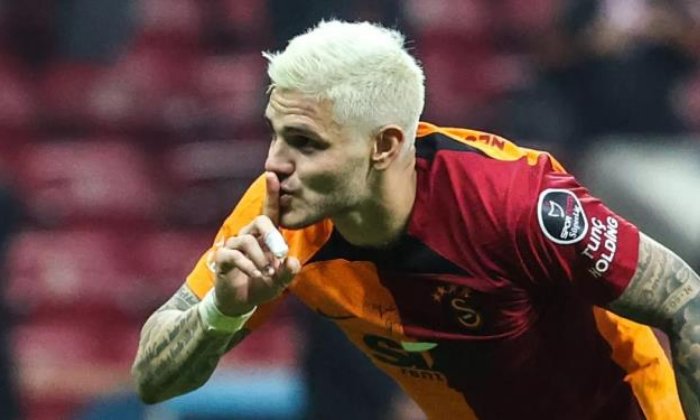
#> input picture images/icardi.png, 700 x 420 px
$ python 2box-blur.py
#> lines starting #> are read from the running program, lines starting #| are printed output that depends on the picture
import cv2
import matplotlib.pyplot as plt
import numpy as np

img = cv2.imread("images/icardi.png", cv2.IMREAD_GRAYSCALE)
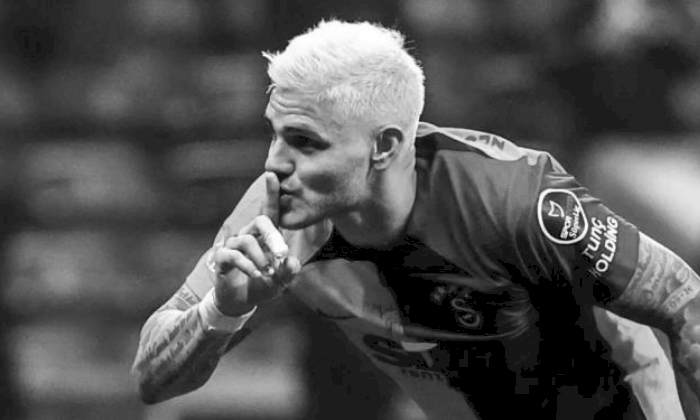
#> img: shape (420, 700); min 0, max 255, mean 82.7
kernel = np.array([
    [1, 2, 1],
    [2, 4, 2],
    [1, 2, 1],
]) / 16

img2 = np.zeros(img.shape, dtype=np.uint8)

for i in range(img.shape[0]):
    for j in range(img.shape[1]):
        img2[i][j] = 1 * (img[i][j]**1.5) #img2[i][j] = 15*np.log(1 + img[i][j]) #np.round(np.sum(np.multiply(img[i - 1:i + 2, j - 1:j + 2], kernel)))
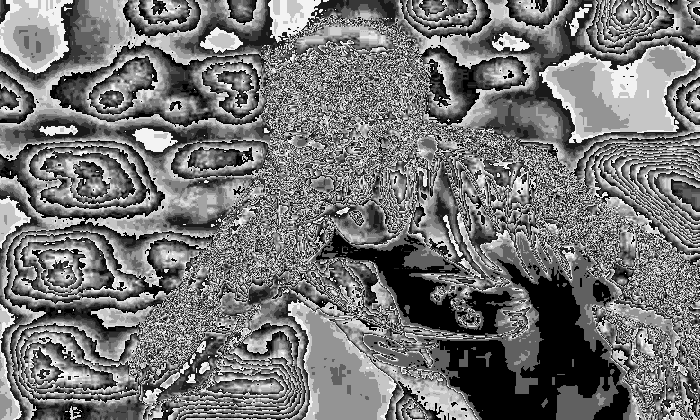
#> img2: shape (420, 700); min 0, max 253, mean 116.5

# plt.imshow(img2, cmap="gray")
# plt.show()

cv2.imshow("a", img),
cv2.imshow("b", img2),
cv2.waitKey(0)
cv2.destroyAllWindows()

$ run again, with images/tuzbiber.png copied over images/icardi.png
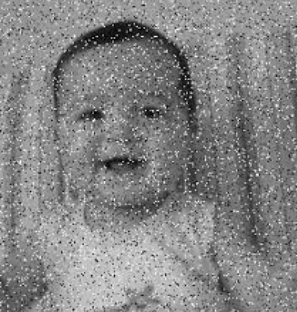
#> input picture images/tuzbiber.png, 297 x 312 px
#> img is the input picture: shape (312, 297); min 1, max 253, mean 132.7
#> after the loop `for i in range(img.shape[0]):`:
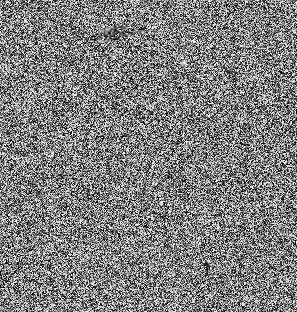
#> img2: shape (312, 297); min 0, max 253, mean 127.6
